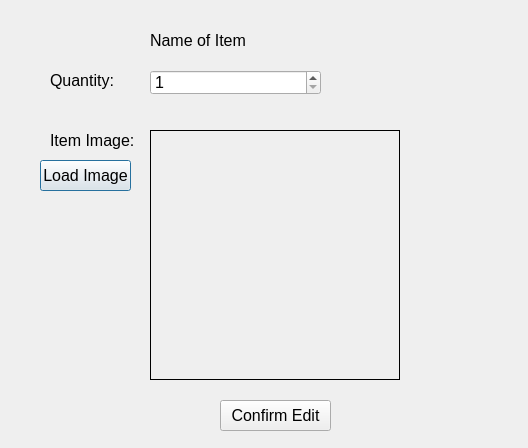
<?xml version="1.0" encoding="UTF-8"?>
<ui version="4.0">
 <class>updateItemDialogue</class>
 <widget class="QDialog" name="updateItemDialogue">
  <property name="geometry">
   <rect>
    <x>0</x>
    <y>0</y>
    <width>528</width>
    <height>448</height>
   </rect>
  </property>
  <property name="font">
   <font>
    <pointsize>12</pointsize>
   </font>
  </property>
  <property name="windowTitle">
   <string>Dialog</string>
  </property>
  <widget class="QLabel" name="lblItemName">
   <property name="geometry">
    <rect>
     <x>150</x>
     <y>30</y>
     <width>101</width>
     <height>20</height>
    </rect>
   </property>
   <property name="font">
    <font>
     <pointsize>12</pointsize>
    </font>
   </property>
   <property name="text">
    <string>Name of Item</string>
   </property>
  </widget>
  <widget class="QSpinBox" name="sbQuantity">
   <property name="geometry">
    <rect>
     <x>150</x>
     <y>70</y>
     <width>171</width>
     <height>25</height>
    </rect>
   </property>
   <property name="font">
    <font>
     <pointsize>12</pointsize>
    </font>
   </property>
   <property name="minimum">
    <number>1</number>
   </property>
   <property name="maximum">
    <number>1000</number>
   </property>
  </widget>
  <widget class="QLabel" name="label">
   <property name="geometry">
    <rect>
     <x>50</x>
     <y>70</y>
     <width>71</width>
     <height>21</height>
    </rect>
   </property>
   <property name="font">
    <font>
     <pointsize>12</pointsize>
    </font>
   </property>
   <property name="text">
    <string>Quantity:</string>
   </property>
  </widget>
  <widget class="QLabel" name="label_2">
   <property name="geometry">
    <rect>
     <x>50</x>
     <y>130</y>
     <width>91</width>
     <height>21</height>
    </rect>
   </property>
   <property name="font">
    <font>
     <pointsize>12</pointsize>
    </font>
   </property>
   <property name="text">
    <string>Item Image:</string>
   </property>
  </widget>
  <widget class="QLabel" name="lblImage">
   <property name="geometry">
    <rect>
     <x>150</x>
     <y>130</y>
     <width>250</width>
     <height>250</height>
    </rect>
   </property>
   <property name="font">
    <font>
     <pointsize>12</pointsize>
    </font>
   </property>
   <property name="frameShape">
    <enum>QFrame::Panel</enum>
   </property>
   <property name="text">
    <string/>
   </property>
  </widget>
  <widget class="QPushButton" name="btnLoadImage">
   <property name="geometry">
    <rect>
     <x>40</x>
     <y>160</y>
     <width>91</width>
     <height>31</height>
    </rect>
   </property>
   <property name="text">
    <string>Load Image</string>
   </property>
  </widget>
  <widget class="QPushButton" name="btnConfirmEdit">
   <property name="geometry">
    <rect>
     <x>220</x>
     <y>400</y>
     <width>111</width>
     <height>31</height>
    </rect>
   </property>
   <property name="text">
    <string>Confirm Edit</string>
   </property>
  </widget>
 </widget>
 <resources/>
 <connections/>
</ui>
